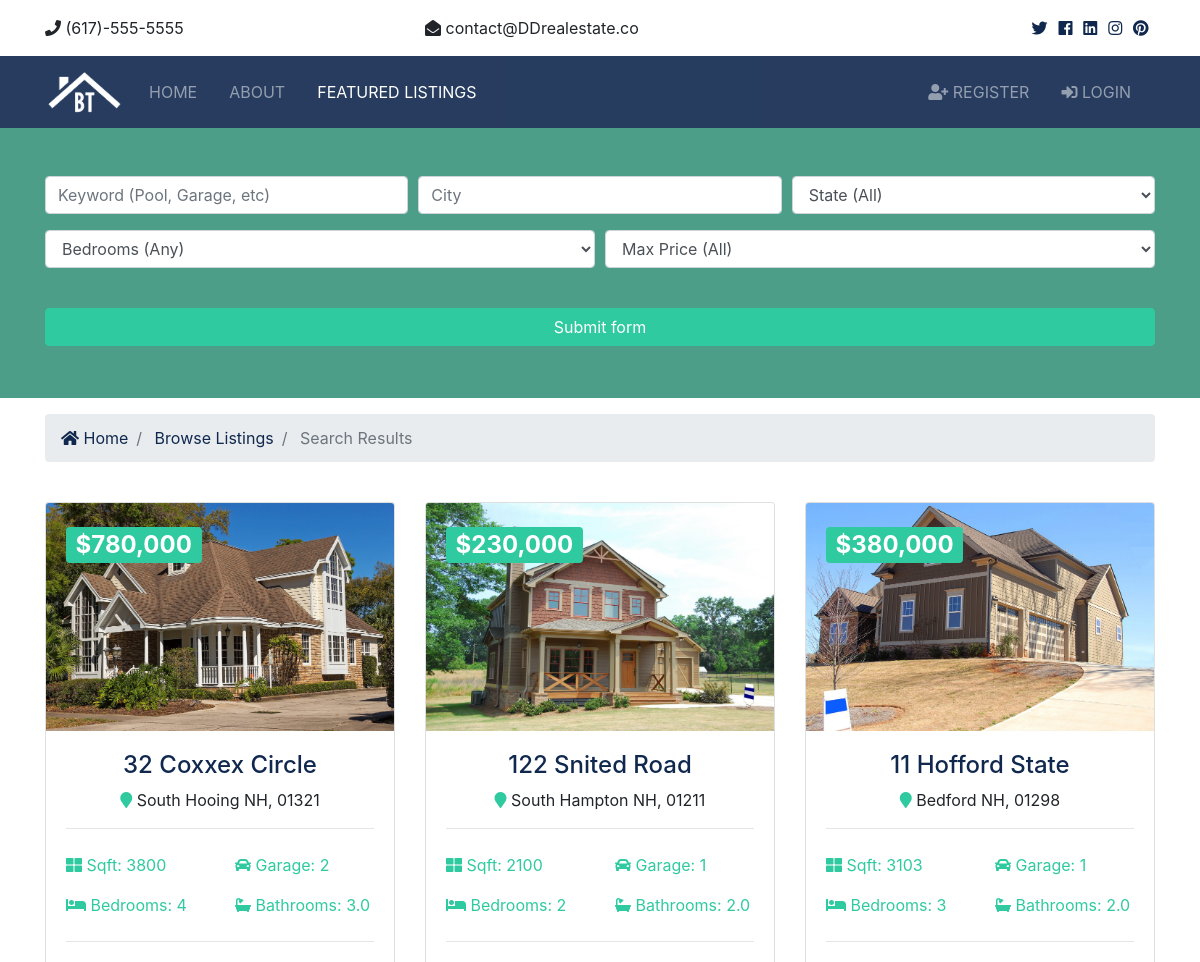
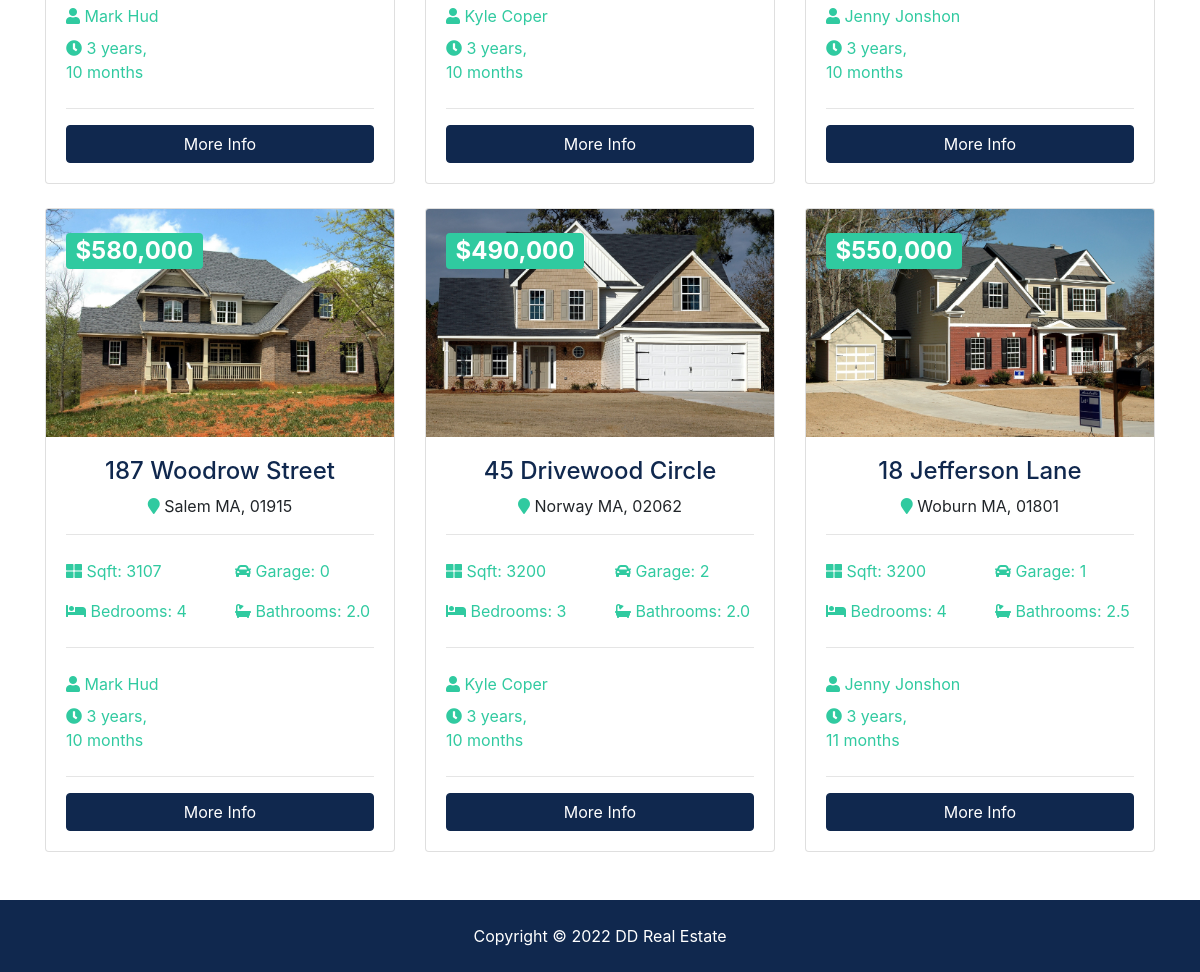
/listing/search/, run on the app's committed database (2 pictures, top to bottom).
### listings/models.py (models this page shows, shortened)
class Listing(models.Model):
    realtor=models.ForeignKey(Realtor,on_delete=models.DO_NOTHING)
    title=models.CharField(max_length=200)
    address=models.CharField(max_length=200)
    city=models.CharField(max_length=200)
    state=models.CharField(max_length=50)
    zipcode=models.CharField(max_length=10)
    description=models.TextField(blank=True)
    price=models.IntegerField()
    bedrooms=models.IntegerField()
    garage=models.IntegerField()
    sqft=models.IntegerField()
    bathroom=models.DecimalField(max_digits=2,decimal_places=1)
    lot_size=models.DecimalField(max_digits=5,decimal_places=1)
    photo_main=models.ImageField(upload_to='photos/%Y/%m/%d/')
    photo_1=models.ImageField(upload_to='photos/%Y/%m/%d',blank=True)
    photo_2=models.ImageField(upload_to='photos/%Y/%m/%d',blank=True)
    photo_3=models.ImageField(upload_to='photos/%Y/%m/%d',blank=True)
    photo_4=models.ImageField(upload_to='photos/%Y/%m/%d',blank=True)
    photo_5=models.ImageField(upload_to='photos/%Y/%m/%d',blank=True)
    photo_6=models.ImageField(upload_to='photos/%Y/%m/%d',blank=True)
    is_published=models.BooleanField(default=True)
    list_date=models.DateTimeField(default=datetime.now,blank=True)

### realtors/models.py (models this page shows)
class Realtor(models.Model):
    name=models.CharField(max_length=200)
    photo=models.ImageField(upload_to='photos/%Y/%m/%d/')
    description=models.TextField(blank=True)
    phone=models.CharField(max_length=15)
    email=models.CharField(max_length=20)
    is_mvp=models.BooleanField(default=False)
    hire_date=models.DateTimeField(default=datetime.now,blank=True)
    def __str__(self):
        return self.name

### listings/views.py (the view)
def Search(request):
    queryset_list=models.Listing.objects.order_by('-list_date')
    if 'keywords' in request.GET:
        keywords=request.GET['keywords']
        if keywords:
            queryset_list=queryset_list.filter(description__icontains=keywords)
    if 'city' in request.GET:
        city=request.GET['city']
        if city:
            queryset_list=queryset_list.filter(city__iexact=city)
    if 'state' in request.GET:
        state=request.GET['state']
        if state:
            queryset_list=queryset_list.filter(state__iexact=state)
    if 'bedrooms' in request.GET:
        bedrooms=request.GET['bedrooms']
        if bedrooms:
            queryset_list=queryset_list.filter(bedrooms__lte=bedrooms)
    if 'price' in request.GET:
        price=request.GET['price']
        if price:
            queryset_list=queryset_list.filter(price__lte=price)
    context={'st':state_choices.items,'bedroom':bedroom_choices.items,
            'price':price_choices.items,'name_list':queryset_list,'values':request.GET}
    return render(request, 'listings/search.html',context)

### templates/listings/search.html (shortened to what this page needs)
{% extends 'base.html' %}
{% load humanize %}
{% block content %}
<section id="showcase-inner" class="showcase-search text-white py-5">
  <div class="container">
    <div class="row text-center">
      <div class="col-md-12">
        <form action="{% url 'search' %}">
          <div class="form-row">
            <div class="col-md-4 mb-3">
              <input type="text" name="keywords" class="form-control" placeholder="Keyword (Pool, Garage, etc)" value="{{values.keywords}}">
            </div>
            <div class="col-md-4 mb-3">
              <input type="text" name="city" class="form-control" placeholder="City" value="{{values.city}}">
            </div>
            <div class="col-md-4 mb-3">
              <select name="state" class="form-control">
                <option selected="true" disabled="disabled">State (All)</option>
              </select>
            </div>
          </div>
          <div class="form-row">
            <div class="col-md-6 mb-3">
              <select name="bedrooms" class="form-control">
                <option selected="true" disabled="disabled">Bedrooms (Any)</option>
              </select>
            </div>
            <div class="col-md-6 mb-3">
              <select name="price" class="form-control">
                <option selected="true" disabled="disabled">Max Price (All)</option>
              </select>
            </div>
          </div>
          <button class="btn btn-secondary btn-block mt-4" type="submit">Submit form</button>
        </form>
      </div>
    </div>
  </div>
</section>
<section id="bc" class="mt-3">
  <div class="container">
    <nav aria-label="breadcrumb">
      <ol class="breadcrumb">
        <li class="breadcrumb-item">
          <a href="{% url 'about' %}">
            <i class="fas fa-home"></i> Home</a>
        </li>
        <li class="breadcrumb-item">
          <a href="listings.html">Browse Listings</a>
        </li>
        <li class="breadcrumb-item active"> Search Results</li>
      </ol>
    </nav>
  </div>
</section>
<section id="listings" class="py-4">
  <div class="container">
    <div class="row">
      {% if name_list %}
        {% for listing in name_list %}
        <div class="col-md-6 col-lg-4 mb-4">
          <div class="card listing-preview">
            <img class="card-img-top" src="{{ listing.photo_main.url }}" alt="">
            <div class="card-img-overlay">
              <h2>
                <span class="badge badge-secondary text-white">${{listing.price|intcomma}}</span>
              </h2>
            </div>
            <div class="card-body">
              <div class="listing-heading text-center">
                <h4 class="text-primary">{{listing.title}}</h4>
                <p>
                  <i class="fas fa-map-marker text-secondary"></i> {{listing.city}} {{listing.state}}, {{listing.zipcode}}</p>
              </div>
              <hr>
              <div class="row py-2 text-secondary">
                <div class="col-6">
                  <i class="fas fa-th-large"></i> Sqft: {{listing.sqft}}</div>
                <div class="col-6">
                  <i class="fas fa-car"></i> Garage: {{listing.garage}}</div>
              </div>
              <div class="row py-2 text-secondary">
                <div class="col-6">
                  <i class="fas fa-bed"></i> Bedrooms: {{listing.bedrooms}}</div>
                <div class="col-6">
                  <i class="fas fa-bath"></i> Bathrooms: {{listing.bathroom}}</div>
              </div>
              <hr>
              <div class="row py-2 text-secondary">
                <div class="col-12">
                  <i class="fas fa-user"></i> {{listing.realtor}}</div>
              </div>
              <div class="row text-secondary pb-2">
                <div class="col-6">
                  <i class="fas fa-clock"></i> {{listing.list_date|timesince}}</div>
              </div>
              <hr>
              <a href="{% url 'listing' listing.id %}" class="btn btn-primary btn-block">More Info</a>
            </div>
          </div>
        </div>
        {% endfor %}
      {% else %}
        <div class="col-md-12">
          <p>No Listings available.</p>
        </div>
      {% endif %}
      <div class="row">
        <div class="col-md-12">
        </div>
      </div>
    </div>
  </section>
{% endblock %}

### RSTATE/static/css/all.css (style rules this page uses)
.fa, .fas, .far, .fal, .fab { -moz-osx-font-smoothing: grayscale; -webkit-font-smoothing: antialiased; display: inline-block; font-style: normal; font-variant: normal; text-rendering: auto; line-height: 1; }
.fa-bath:before { content: "\f2cd"; }
.fa-bed:before { content: "\f236"; }
.fa-car:before { content: "\f1b9"; }
.fa-clock:before { content: "\f017"; }
.fa-home:before { content: "\f015"; }
.fa-map-marker:before { content: "\f041"; }
.fa-th-large:before { content: "\f009"; }
.fa-user:before { content: "\f007"; }
.fa, .fas { font-family: 'Font Awesome 5 Free'; font-weight: 900; }

### RSTATE/static/css/style.css (style rules this page uses)
.btn-secondary { color: #fff !important; }
img { width: 100%; }
#showcase-inner { background: url(../img/building.jpg) no-repeat top center fixed/cover; position: relative; overflow: hidden; min-height: 200px; }
#showcase-inner::before { content: ''; position: absolute; top: 0; left: 0; min-height: 100%; width: 100%; background: rgba(32, 134, 107, 0.8); }
#showcase-inner.showcase-search { min-height: 270px; }
.listing-preview a { position: relative; }

### data on the page
Listing: photo_main (picture), price "780,000", title "32 Coxxex Circle", city "South Hooing", state "NH", zipcode "01321", sqft "3800", garage "2", bedrooms "4", bathroom "3.0", realtor "Mark Hud", list_date "3 years, 10 months"
Listing: photo_main (picture), price "230,000", title "122 Snited Road", city "South Hampton", state "NH", zipcode "01211", sqft "2100", garage "1", bedrooms "2", bathroom "2.0", realtor "Kyle Coper", list_date "3 years, 10 months"
Listing: photo_main (picture), price "380,000", title "11 Hofford State", city "Bedford", state "NH", zipcode "01298", sqft "3103", garage "1", bedrooms "3", bathroom "2.0", realtor "Jenny Jonshon", list_date "3 years, 10 months"
Listing: photo_main (picture), price "580,000", title "187 Woodrow Street", city "Salem", state "MA", zipcode "01915", sqft "3107", garage "0", bedrooms "4", bathroom "2.0", realtor "Mark Hud", list_date "3 years, 10 months"
Listing: photo_main (picture), price "490,000", title "45 Drivewood Circle", city "Norway", state "MA", zipcode "02062", sqft "3200", garage "2", bedrooms "3", bathroom "2.0", realtor "Kyle Coper", list_date "3 years, 10 months"
Listing: photo_main (picture), price "550,000", title "18 Jefferson Lane", city "Woburn", state "MA", zipcode "01801", sqft "3200", garage "1", bedrooms "4", bathroom "2.5", realtor "Jenny Jonshon", list_date "3 years, 11 months"
